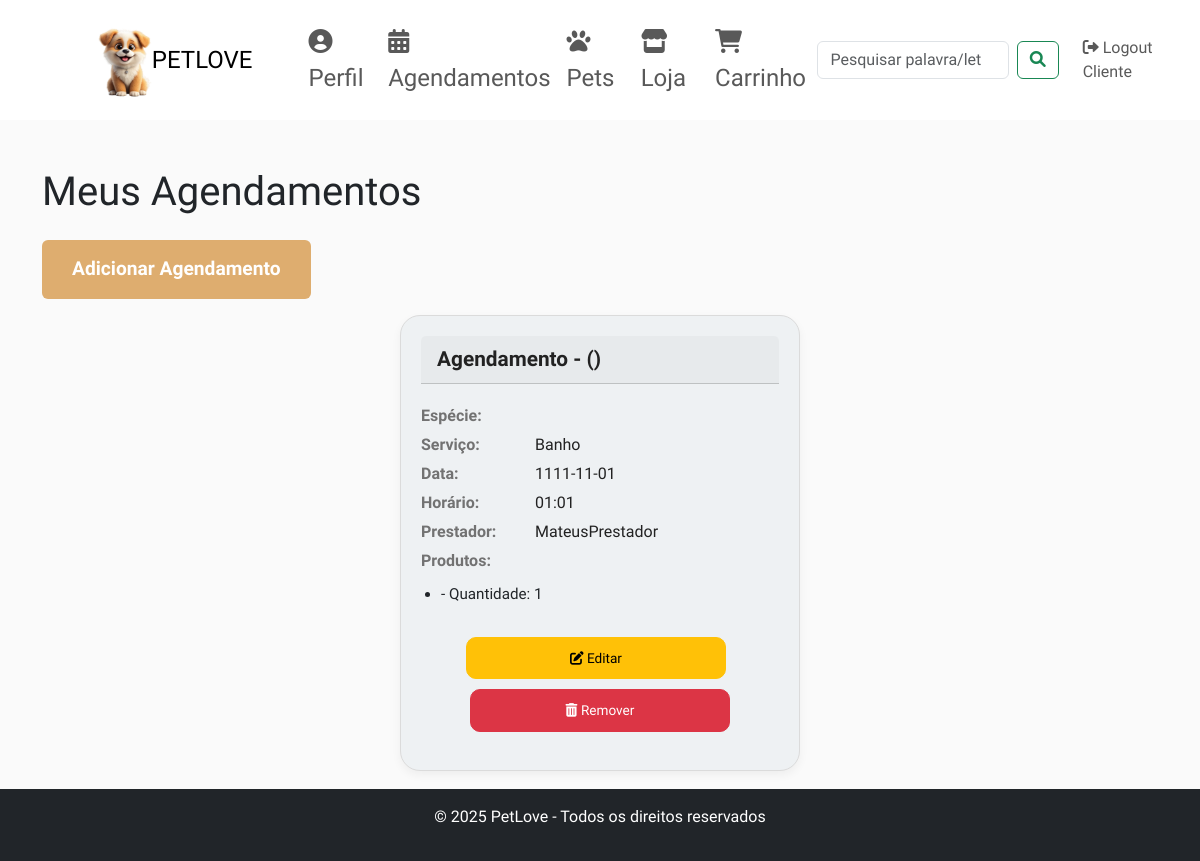
Page /meus_agendamentos (signed in) on the committed database.
### app.py (models this page shows, shortened)
class Agendamento(db.Model):
    __tablename__ = 'agendamentos'
    id = db.Column(db.Integer, primary_key=True)
    cliente_id = db.Column(db.Integer, db.ForeignKey('cliente.id'))
    pet_id = db.Column(db.Integer, db.ForeignKey('pet.id'))
    especie = db.Column(db.String(50))
    servico = db.Column(db.String(50))
    data = db.Column(db.Date)
    horario = db.Column(db.Time)
    prestador = db.Column(db.String(100))
    cliente = db.relationship('Cliente', backref='agendamentos')
    pet = db.relationship('Pet', backref='agendamentos')
    produtos = db.relationship('AgendamentoProduto', back_populates='agendamento', cascade="all, delete-orphan")

class AgendamentoProduto(db.Model):
    id = db.Column(db.Integer, primary_key=True)
    agendamento_id = db.Column(db.Integer, db.ForeignKey('agendamentos.id'), nullable=False)
    produto_id = db.Column(db.Integer, db.ForeignKey('produto.id'), nullable=False)
    quantidade = db.Column(db.Integer, nullable=False)
    agendamento = db.relationship('Agendamento', back_populates='produtos')
    produto = db.relationship('Produto')

### app.py (the view)
@app.route('/meus_agendamentos')
@login_required
@role_required('cliente')
def meus_agendamentos():
    agendamentos = Agendamento.query.filter_by(cliente_id=current_user.id).all()
    return render_template('meus_agendamentos.html', agendamentos=agendamentos)

### app.py (called while the page is built)
@login_manager.user_loader
def load_user(user_id):
    return User.query.get(int(user_id))

def role_required(role):
    def decorator(f):
        @wraps(f)
        def decorated_function(*args, **kwargs):
            if current_user.role != role:
                abort(403)
            return f(*args, **kwargs)
        return decorated_function
    return decorator

@app.before_request
def create_tables():
    db.create_all()

### templates/meus_agendamentos.html (shortened to what this page needs)
<!DOCTYPE html>
<html lang="pt-br">
<head>
  <link href="https://cdn.jsdelivr.net/npm/bootstrap@5.3.0-alpha1/dist/css/bootstrap.min.css" rel="stylesheet"/>
  <link href="https://cdnjs.cloudflare.com/ajax/libs/font-awesome/6.0.0-beta3/css/all.min.css" rel="stylesheet"/>
</head>
<body>
<nav class="navbar navbar-expand-lg mb-4">
  <div class="container-fluid">
    <a class="navbar-brand" href="http://127.0.0.1:5000/home_prestador">
      <img src="{{ url_for('static', filename='images/LOGO.png') }}" alt="PetLove Logo" style="height: 80px; margin-left: 70px; width: 70%"/>
      <a style="font-size: 24px; color: #000000; text-decoration: none;">PETLOVE</a>
    </a>
    <div class="collapse navbar-collapse" id="navbarNav">
      <ul class="navbar-nav ms-5">
        <li class="nav-item">
          <a href="{{ url_for('perfil_cliente') }}" class="nav-link fs-4"><i class="fas fa-user-circle"></i> Perfil</a>
        </li>
        <li class="nav-item">
          <a href="{{ url_for('meus_agendamentos') }}" class="nav-link fs-4"><i class="fas fa-calendar-alt"></i> Agendamentos</a>
        </li>
        <li class="nav-item">
          <a href="{{ url_for('meus_pets') }}" class="nav-link fs-4"><i class="fas fa-paw"></i> Pets</a>
        </li>
        <li class="nav-item">
          <a href="{{ url_for('loja') }}" class="nav-link fs-4"><i class="fas fa-store"></i> Loja</a>
        </li>
        <li class="nav-item">
          <a href="{{ url_for('meu_carrinho') }}" class="nav-link fs-4"><i class="fas fa-shopping-cart"></i> Carrinho</a>
        </li>
      </ul>
      <form class="d-flex ms-auto" onsubmit="event.preventDefault(); filterCards();" role="search">
        <input id="searchInput" class="form-control me-2" type="search" placeholder="Pesquisar palavra/letra" aria-label="Search">
        <button class="btn btn-outline-success" type="submit">
            <i class="fas fa-search"></i>
        </button>
      </form>
      <ul class="navbar-nav ms-3">
        {% if current_user.role == 'cliente' %}
        <li class="nav-item">
          <a class="nav-link" href="{{ url_for('logout') }}"><i class="fas fa-sign-out-alt"></i> Logout Cliente</a>
        </li>
        {% elif current_user.role == 'prestador' %}
        <li class="nav-item">
          <a class="nav-link" href="{{ url_for('logout') }}"><i class="fas fa-sign-out-alt"></i> Logout Prestador</a>
        </li>
        {% endif %}
      </ul>
    </div>
  </div>
</nav>
<div id="profileContent" class="container mt-5">
  <h1>Meus Agendamentos</h1>
  <div class="btn-container">
    <a href="{{ url_for('adicionar_agendamento') }}" class="btn btn-primary my-3 text-flash-blue">Adicionar Agendamento</a>
  </div>
  {% if agendamentos %}
  <div class="d-flex flex-wrap gap-5 justify-content-center" id="agendamentoContainer">
    {% for agendamento in agendamentos %}
    <div class="card card-agendamento" style="width: 400px;">
      <div class="card-header">
        Agendamento - {{ agendamento.pet.nome }} ({{ agendamento.pet.especie }})
      </div>
      <div class="card-body">
        <div class="info-agendamento">
          <p><strong>Espécie:</strong> {{ agendamento.pet.especie }}</p>
          <p><strong>Serviço:</strong> {{ agendamento.servico }}</p>
          <p><strong>Data:</strong> {{ agendamento.data }}</p>
          <p><strong>Horário:</strong> {{ agendamento.horario.strftime('%H:%M') }}</p>
          <p><strong>Prestador:</strong> {{ agendamento.prestador }}</p>
          {% if agendamento.produtos %}
            <p><strong>Produtos:</strong></p>
            <ul>
              {% for produto in agendamento.produtos %}
              <li>{{ produto.produto.nome }} - Quantidade: {{ produto.quantidade }}</li>
              {% endfor %}
            </ul>
          {% else %}
            <p><strong>Sem produtos associados.</strong></p>
          {% endif %}
        </div>
      </div>
      <div class="card-footer text-center">
        <a href="{{ url_for('editar_agendamento', id=agendamento.id) }}" class="btn btn-warning btn-sm me-2">
          <i class="fas fa-edit"></i> Editar
        </a>
        <form action="{{ url_for('remover_agendamento', id=agendamento.id) }}" method="POST" style="display:inline;">
          <button type="submit" class="btn btn-danger btn-sm">
            <i class="fas fa-trash-alt"></i> Remover
          </button>
        </form>
      </div>
    </div>
    {% endfor %}
  </div>
  {% else %}
  <p>Você não tem agendamentos no momento.</p>
  {% endif %}
</div>
<footer class="bg-dark text-white text-center py-3 mt-5 fixed-bottom">
  <p>© 2025 PetLove - Todos os direitos reservados</p>
</footer>
</body>
</html>

### templates/meus_agendamentos.html (style rules this page uses)
:root { --accent-color: #DEAD6F; --dark-color: #222222; --light-dark-color: #727272; --light-color: #fff; --grey-color: #dbdbdb; --light-grey-color: #fafafa; --primary-color: #6995B1; --light-primary-color: #eef1f3; --body-font: 'Chilanka', cursive; --heading-font: 'Chilanka', cursive; --secondary-font: 'Montserrat', sans-serif; }
body { font-family: var(--body-font); background-color: var(--light-grey-color); padding-bottom: 60px; }
.navbar { height: 120px; background-color: var(--light-color); }
.card { border-radius: 20px; background-color: var(--light-primary-color); border: 1px solid var(--grey-color); padding: 20px; margin-bottom: 30px; box-shadow: 0 4px 10px rgba(0, 0, 0, 0.05); text-align: left; display: flex; flex-direction: column; justify-content: space-between; }
.card-header { font-size: 1.3rem; font-weight: bold; margin-bottom: 15px; color: var(--dark-color); }
.card-body { padding: 0; }
.info-agendamento p { margin: 5px 0; font-size: 1rem; color: var(--dark-color); }
.info-agendamento p strong { font-weight: bold; color: var(--light-dark-color); display: inline-block; width: 110px; }
.info-agendamento ul { margin-top: 10px; padding-left: 20px; font-size: 0.95rem; }
.card-footer { text-align: center; padding-top: 15px; background-color: transparent; border-top: none; }
.btn-warning, .btn-danger { width: 80%; font-size: 0.9rem; margin-bottom: 10px; padding: 10px; border-radius: 10px; }
.btn-primary { background-color: var(--accent-color); color: white; font-weight: bold; border: none; padding: 15px 30px; font-size: 1.2rem; }
.btn-sm { height: auto; font-size: 0.85rem; padding: 10px 20px; }
.text-flash-blue { animation: flash-text-blue 1s infinite; }

### rows in the picture
Agendamento: servico "Banho", data "1111-11-01", horario "01:01", prestador "MateusPrestador"
AgendamentoProduto: quantidade "1"
